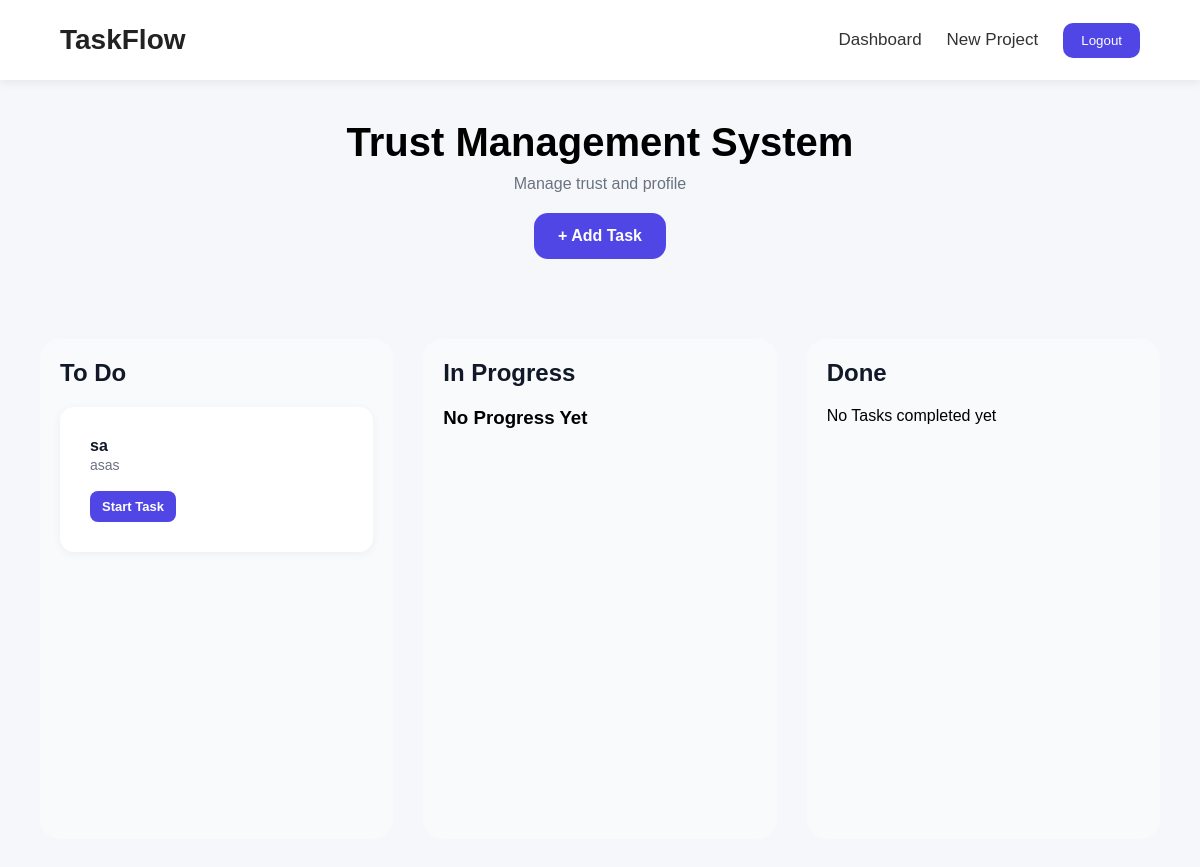
Screenshot of /project/2/ (signed in) with the database file from the repository.
### app/models.py (models this page shows, shortened)
class Project(models.Model):
    name = models.CharField(
        max_length=200
    )
    description = models.TextField()
    created_by = models.ForeignKey(
        User,
        on_delete=models.CASCADE
    )
    members = models.ManyToManyField(
        User,
        related_name='projects'
    )
    created_at = models.DateTimeField(
        auto_now_add=True
    )
    leader = models.ForeignKey(
        User,
        on_delete=models.CASCADE,
        related_name='led_projects',
        null=True,
        blank=True
    )

class Task(models.Model):
    STATUS_CHOICES = [
        ('TODO', 'To Do'),
        ('IN_PROGRESS', 'In Progress'),
        ('DONE', 'Done'),
    ]
    project = models.ForeignKey(
        Project,
        on_delete=models.CASCADE
    )
    title = models.CharField(
        max_length=200
    )
    description = models.TextField()
    assigned_to = models.ForeignKey(
        User,
        on_delete=models.SET_NULL,
        null=True,
        blank=True
    )
    status = models.CharField(
        max_length=20,
        choices=STATUS_CHOICES,
        default='TODO'
    )
    created_at = models.DateTimeField(
        auto_now_add=True
    )

### app/views.py (the view)
# urls.py: path('project/<int:project_id>/',project_board,name='project_board'),
@login_required
def project_board(request, project_id):
    project = Project.objects.get(
        id=project_id
    )
    todo_tasks = Task.objects.filter(
        project=project,
        status='TODO'
    )
    in_progress_tasks = Task.objects.filter(
        project=project,
        status='IN_PROGRESS'
    )
    done_tasks = Task.objects.filter(
        project=project,
        status='DONE'
    )
    return render(
        request,
        'project_board.html',
        {
            'project': project,
            'todo_tasks': todo_tasks,
            'in_progress_tasks': in_progress_tasks,
            'done_tasks': done_tasks
        }
    )

### app/templates/project_board.html (shortened to what this page needs)
{% extends 'base.html' %}
{% block content %}
<div class="board-header">
    <h1>
        {{ project.name }}
    </h1>
    <p>
        {{ project.description }}
    </p>
    <a href="{% url 'create_task' project.id %}"
    class="create-btn add-task-btn">
    + Add Task
 </a>
</div>
<div class="kanban-board">
    <div class="column">
        <h2>
            To Do
        </h2>
        {% for task in todo_tasks %}
        <div class="task-card">
        <a href="{% url 'task_detail' task.id %}"
        class="task-title">
             {{ task.title }}
        </a>
            <p>{{ task.description }}</p>
            <div class="task-actions">
                {% if task.status == 'TODO' %}
                    <a href="{% url 'update_task_status' task.id 'IN_PROGRESS' %}"
                       class="task-btn">
                        Start Task
                    </a>
                {% elif task.status == 'IN_PROGRESS' %}
                    <a href="{% url 'update_task_status' task.id 'DONE' %}"
                       class="task-btn">
                        Mark Complete
                    </a>
                {% endif %}
            </div>
        </div>
        {% endfor %}
    </div>
    <div class="column">
        <h2>
            In Progress
        </h2>
        {% for task in in_progress_tasks %}
        <div class="task-card">
            <div class="task-card">
                <h3>{{ task.title }}</h3>
                <p>
                    {{ task.description|truncatechars:60 }}
                </p>
                {% if task.assigned_to %}
                <div class="task-user">
                    👤 {{ task.assigned_to.username }}
                </div>
                {% endif %}
                <div class="task-buttons">
                    <a href="{% url 'task_detail' task.id %}">
                        Open
                    </a>
                    {% if task.status == 'TODO' %}
                        <a href="{% url 'update_task_status' task.id 'IN_PROGRESS' %}">
                            Start
                        </a>
                    {% elif task.status == 'IN_PROGRESS' %}
                        <a href="{% url 'update_task_status' task.id 'DONE' %}">
                            Complete
                        </a>
                    {% endif %}
                </div>
            </div>
        </div>
        {% empty %}
        <div class="empty-state">
            <h3>
                No Progress Yet
            </h3>
        </div>
        {% endfor %}
    </div>
    <div class="column">
        <h2>
            Done
        </h2>
        {% for task in done_tasks %}
        <div class="task-card">
            <div class="task-card">
                <h3>{{ task.title }}</h3>
                <p>
                    {{ task.description|truncatechars:60 }}
                </p>
                {% if task.assigned_to %}
                <div class="task-user">
                    👤 {{ task.assigned_to.username }}
                </div>
                {% endif %}
                <div class="task-buttons">
                    <a href="{% url 'task_detail' task.id %}">
                        Open
                    </a>
                    {% if task.status == 'TODO' %}
                        <a href="{% url 'update_task_status' task.id 'IN_PROGRESS' %}">
                            Start
                        </a>
                    {% elif task.status == 'IN_PROGRESS' %}
                        <a href="{% url 'update_task_status' task.id 'DONE' %}">
                            Complete
                        </a>
                    {% endif %}
                </div>
            </div>
        </div>
        {% empty %}
        <p>No Tasks completed yet</p>
        {% endfor %}
    </div>
</div>
{% endblock %}

### app/static/style.css (style rules this page uses)
* { margin:0; padding:0; box-sizing:border-box; }
body { font-family:Arial,sans-serif; background:#f5f7fb; }
.create-btn { background:#4f46e5; color:white; padding:14px 24px; border-radius:14px; text-decoration:none; font-weight:bold; transition:0.3s; }
.board-header { padding:40px; text-align:center; }
.board-header h1 { font-size:40px; margin-bottom:10px; }
.board-header p { color:#6b7280; }
.add-task-btn { display:inline-block; margin-top:20px; }
.kanban-board { display:flex; gap:30px; padding:40px; align-items:flex-start; }
.column { flex:1; background:#f8fafc; border-radius:20px; padding:20px; min-height:500px; }
.column h2 { margin-bottom:20px; color:#111827; }
.task-card { background:white; padding:30px; border-radius:14px; margin-bottom:15px; box-shadow:0 2px 10px rgba(0,0,0,0.05); cursor:pointer; transition:.3s; }
.task-card p { color:#6b7280; font-size:14px; line-height:1.5; }
.task-actions { margin-top:15px; }
.task-actions a { text-decoration:none; background:#4f46e5; color:white; padding:8px 12px; border-radius:8px; font-size:13px; }
.task-btn { display:inline-block; text-decoration:none; background:#4f46e5; color:white; padding:10px 15px; border-radius:10px; font-size:14px; font-weight:600; transition:.3s; }
.task-title { text-decoration:none; color:#111827; font-weight:700; }

### rows the page displays
Project: name "Trust Management System", description "Manage trust and profile"
Task: title "sa", description "asas", status "Start Task"
